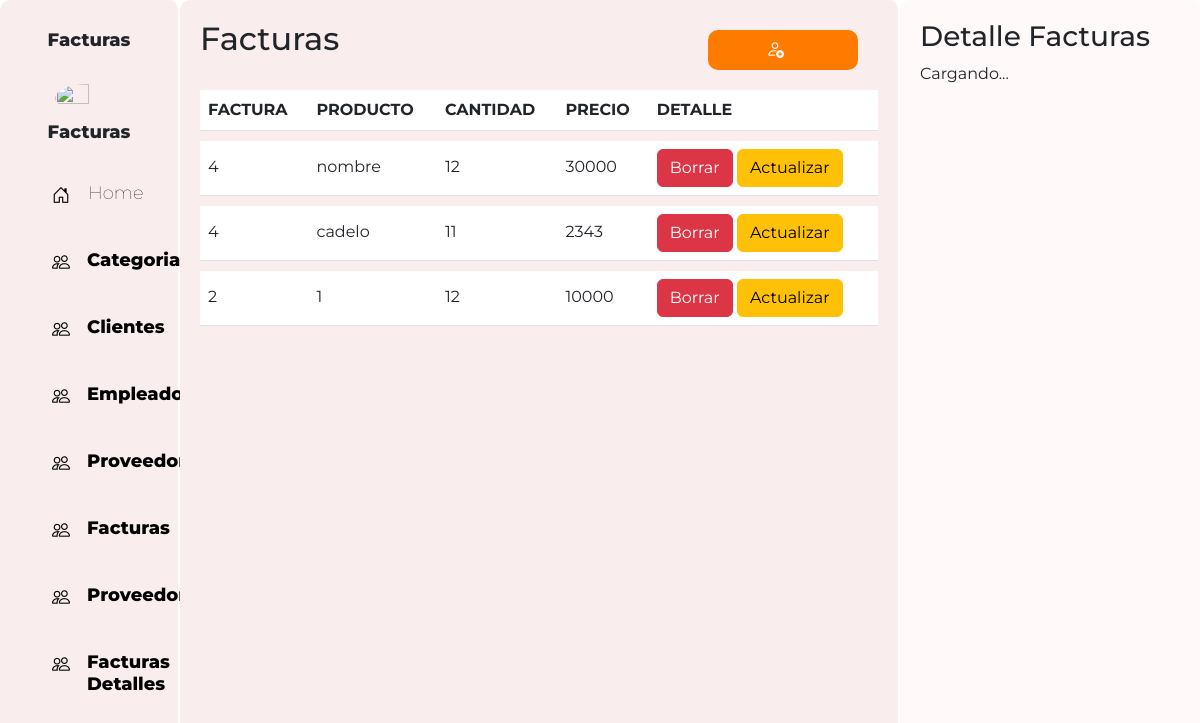
The page /FacturasDetalles/facturas.php on the database its author committed.
### tables this page shows
CREATE TABLE facturaDetalle(
    facturaDetalleId INT PRIMARY KEY AUTO_INCREMENT NOT NULL,
    facturaId INT,
    productoId INT,
    cantidad INT,
    precioVenta INT,
    FOREIGN KEY (facturaId) REFERENCES facturas(facturaId),
    FOREIGN KEY (productoId) REFERENCES productos(productoId)
);

CREATE TABLE facturas(
  facturaId INT PRIMARY KEY AUTO_INCREMENT NOT NULL,
  empleadoId INT,
  clienteId INT,
  fecha DATE,
  FOREIGN KEY (empleadoId) REFERENCES empleados(empleadoId),
  FOREIGN KEY (clienteId) REFERENCES clientes(clienteId)  
);

CREATE TABLE productos(
  productoId INT PRIMARY KEY AUTO_INCREMENT NOT NULL,
  categoriaId INT,
  precioUnitario INT NOT NULL,
  stock INT NOT NULL,
  unidadesPedidas INT NOT NULL,
  proveedorId INT,
  nombreProducto VARCHAR(50) NOT NULL,
  descontinuado VARCHAR(50) NOT NULL,
  FOREIGN KEY (categoriaId) REFERENCES categorias(categoriaId),
  FOREIGN KEY (proveedorId) REFERENCES proveedores(proveedorId)
);

### Config/config.php (called while the page is built, shortened)
<?php
    class Conexion{
        public function __construct($dbCnx){
            $this->dbCnx = new PDO(DB_TYPE.":host=".DB_HOST.";dbname=".DB_NAME, DB_USER, DB_PWD, [PDO::ATTR_DEFAULT_FETCH_MODE => PDO::FETCH_ASSOC] );
        }
    }
?>

### FacturasDetalles/configFacturas.php (called while the page is built, shortened)
<?php
    require_once("../Config/config.php");
    class FacturaDetalles extends Conexion{
        public function selectAllId(){
            try {
                $stm= $this->dbCnx->prepare("SELECT fr.facturaDetalleId, f.facturaId,p.nombreProducto,fr.cantidad,fr.precioVenta FROM facturaDetalle fr JOIN facturas f ON fr.facturaId = f.facturaId JOIN productos p ON fr.productoId = p.productoId;");
                $stm->execute();
                return $stm->fetchAll();
            } catch (Exception $e) {
                return $e->getMessage();
            }
        }
    }
?>

### FacturasDetalles/facturas.php (the view, shortened to what this page needs)
<?php
    require_once('configFacturas.php');
    require_once('../Facturas/configFacturas.php');
    $data= new FacturaDetalles();
    $all= $data ->selectAllId();
?>
<!DOCTYPE html>
<html>
<head>
  <link rel="stylesheet" href="https://cdn.jsdelivr.net/npm/bootstrap-icons@1.10.5/font/bootstrap-icons.css">
  <link href="https://cdn.jsdelivr.net/npm/bootstrap@5.3.0-alpha3/dist/css/bootstrap.min.css" rel="stylesheet"
>
  <link rel="stylesheet" type="text/css" href="css/estudiantes.css">
</head>
<body>
  <div class="contenedor">
    <div class="parte-izquierda">
      <div class="perfil">
        <h3 style="margin-bottom: 2rem;">Facturas</h3>
        <img src="./img/ilustracion-vectorial-de-dibujos-animados-presentacion-de-alimentos-vendedor-de-helados-t6hr2e.jpg" alt="" class="imagenPerfil">
        <h3>Facturas</h3>
      </div>
      <div class="menus">
        <a href="../Categorias/superMarket.php" style="display: flex;gap:2px;">
          <i class="bi bi-house-door"> </i>
          <h3 style="margin: 0px;">Home</h3>
        </a>
        <a href="../Categorias/superMarket.php" style="display: flex;gap:1px;">
          <i class="bi bi-people"></i>
          <h3 style="margin: 0px;font-weight: 800;">Categorias</h3>
        </a>
        <a href="../Clientes/clientes.php" style="display: flex;gap:1px;">
          <i class="bi bi-people"></i>
          <h3 style="margin: 0px;font-weight: 800;">Clientes</h3>
        </a>
        <a href="../Empleados/empleados.php" style="display: flex;gap:1px;">
          <i class="bi bi-people"></i>
          <h3 style="margin: 0px;font-weight: 800;">Empleados</h3>
        </a>
        <a href="../Proveedores/proveedores.php" style="display: flex;gap:1px;">
          <i class="bi bi-people"></i>
          <h3 style="margin: 0px;font-weight: 800;">Proveedores</h3>
        </a>
        <a href="../Facturas/facturas.php" style="display: flex;gap:1px;">
          <i class="bi bi-people"></i>
          <h3 style="margin: 0px;font-weight: 800;">Facturas</h3>
        </a>
        <a href="../Productos/productos.php" style="display: flex;gap:1px;">
          <i class="bi bi-people"></i>
          <h3 style="margin: 0px;font-weight: 800;">Proveedores</h3>
        </a>
        <a href="../FacturasDetalles/facturas.php" style="display: flex;gap:1px;">
          <i class="bi bi-people"></i>
          <h3 style="margin: 0px;font-weight: 800;">Facturas Detalles</h3>
        </a>
      </div>
    </div>
    <div class="parte-media">
      <div style="display: flex; justify-content: space-between;">
        <h2>Facturas</h2>
        <button class="btn-m" data-bs-toggle="modal" data-bs-target="#registrarEstudiantes"><i class="bi bi-person-add " style="color: rgb(255, 255, 255);" ></i></button>
      </div>
      <div class="menuTabla contenedor2">
        <table class="table table-custom ">
          <thead>
            <tr>
              <th scope="col">FACTURA</th>
              <th scope="col">PRODUCTO</th>
              <th scope="col">CANTIDAD</th>
              <th scope="col">PRECIO</th>
              <th scope="col">DETALLE</th>
            </tr>
          </thead>
          <tbody class="" id="tabla">
            <?php
              foreach($all as $Key=> $val ){
            ?>
            <tr>
              <td><?php echo $val['facturaId']?> </td>
              <td><?php echo $val['nombreProducto']?> </td>
              <td><?php echo $val['cantidad']?> </td>
              <td><?php echo $val['precioVenta']?> </td>
              <td>
                  <a class="btn btn-danger" href="borrar.php?facturaDetalleId=<?=$val['facturaDetalleId']?>&req=delete">Borrar</a>
                  <a class="btn btn-warning" href="actualizar.php?facturaDetalleId=<?=$val['facturaDetalleId']?>">Actualizar</a>
              </td>
            </tr>
            <?php }; ?>
          </tbody>
        </table>
      </div>
    </div>
    <div class="parte-derecho " id="detalles">
      <h3>Detalle Facturas</h3>
      <p>Cargando...</p>
    </div>
</body>
</html>

### FacturasDetalles/css/estudiantes.css (style rules this page uses)
body { font-family: 'Montserrat', sans-serif; height: 100%; overflow: hidden; }
.contenedor { display: flex; flex-direction: row; height: 100vh; margin: 0; }
.contenedor2 { overflow: auto; height: calc(100vh - 100px); }
.parte-media { background-color: #faeded; width: 60%; padding: 20px; border-radius: 10px; border-right: 2px solid rgb(255, 255, 255); }
.parte-derecho { background-color: #fff9f9; width: 25%; padding: 20px; border-radius: 10px; }
.imagenPerfil { border-radius: 100%; width: 50%; height: 50%; }
.perfil { display: flex; justify-content: center; align-items: center; flex-direction: column; font-size:large; font-weight: 800; }
.perfil h3 { font-size:large; font-weight: 800; margin-top: 10px; }
a { text-decoration: none; font-weight: lighter; color: black; }
.menus { padding-left: 2rem; margin-top: 2rem; display: flex; flex-direction: column; justify-content: center; gap: 40px; }
.menus h3 { font-weight: lighter; font-size:large }
i { margin-right: 1rem; font-size: large; }
.btn-m { border: none; background: none; box-shadow: none; outline: none; margin: 10px 20px 10px 20px; width: 150px; height: 40px; object-fit: cover; background-color: rgb(255, 123, 0); text-decoration: none; border-radius: 10PX; color: #fff9f9; font-weight: 800; }
.table>tbody { vertical-align: sub !important; }
.table-custom { border-collapse: separate; border-spacing: 0 10px; }
.table-custom tbody tr { background-color: #f0f0f0; border-radius: 15px; }
.parte-izquierda { background-color: #faeded; width: 15%; border-right: 2px solid rgb(255, 255, 255); padding: 20px; border-radius: 10px; }

### rows shown on the page
facturadetalle: facturaId.facturaId "4", productoId.nombreProducto "nombre", cantidad "12", precioVenta "30000"
facturadetalle: facturaId.facturaId "4", productoId.nombreProducto "cadelo", cantidad "11", precioVenta "2343"
facturadetalle: facturaId.facturaId "2", productoId.nombreProducto "1", cantidad "12", precioVenta "10000"
